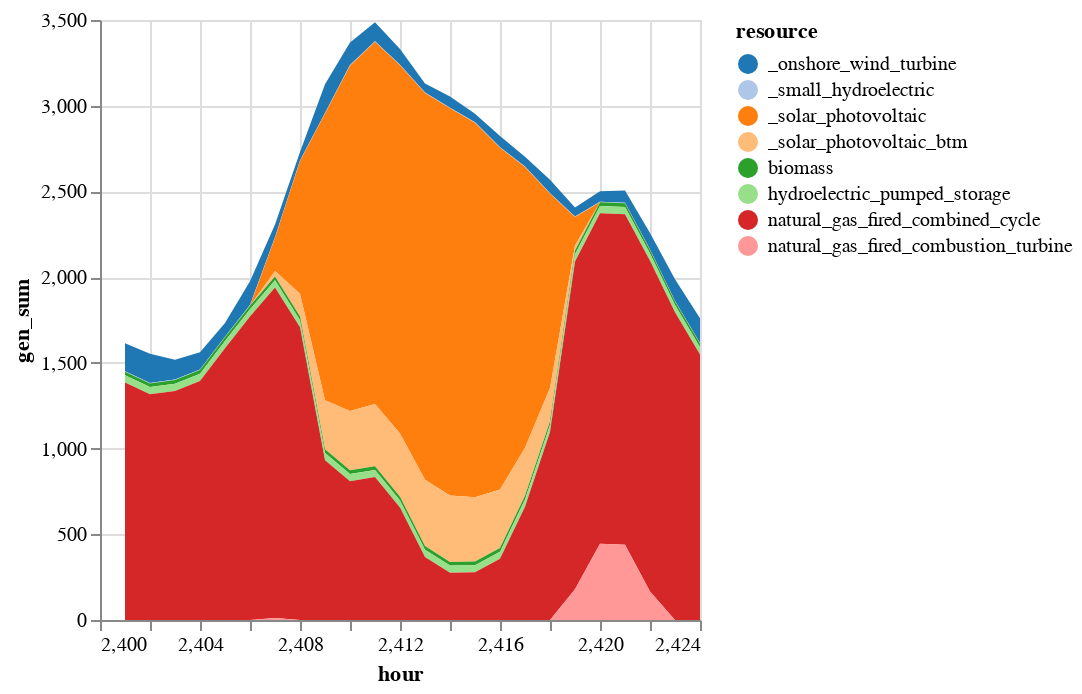

Notebook source saved alongside this figure:
### Markdown cell above
### 5. Run sensitivity on solar capacity

Let's now examine what happens if we increase utility solar capacity from the current 500MW up to 3,500MW.

### Code cell
# Increase solar photovoltaic capacity
gen_df_sens = copy(gen_df)
gen_df_sens[gen_df_sens.resource .== "solar_photovoltaic",
    :existing_cap_mw] = 3500

solution = economic_dispatch_multi_time(gen_df_sens, loads_multi, gen_variable_multi);

sol_gen = innerjoin(solution.solution, 
                    gen_df[!, [:r_id, :resource]], 
                    on = :r_id)

sol_gen = combine(groupby(sol_gen, [:resource, :hour]), 
            :gen => sum)
sol_gen_btm = copy(sol_gen)
sol_gen_btm[sol_gen_btm.resource .== "solar_photovoltaic", :resource] .= "_solar_photovoltaic"
sol_gen_btm[sol_gen_btm.resource .== "onshore_wind_turbine", :resource] .= "_onshore_wind_turbine"
sol_gen_btm[sol_gen_btm.resource .== "small_hydroelectric", :resource] .= "_small_hydroelectric"

btm = DataFrame(resource = repeat(["_solar_photovoltaic_btm"]; outer=length(T_period)), 
    hour = T_period,
    gen_sum = gen_variable_multi[gen_variable_multi.gen_full .== "wec_sdge_solar_photovoltaic_1.0",:cf] * 600)
append!(sol_gen_btm, btm)

# Reorder resources
sort!(sol_gen_btm, [:hour, :resource])

# Plot and save the resulting generation figure
p = sol_gen_btm |>
@vlplot(:area, 
    x=:hour, y={:gen_sum, stack=:zero}, 
    color={"resource:n", scale={scheme="category20"}})
save("sol_gen_btm.png",p)
p

### Figure 1 — Vega-Lite specification as saved in the notebook (floating-point values rounded to 4 significant figures; data arrays with more than 128 entries replaced by an {"elided": "..."} marker saying what was removed)
{"data": {"values": {"elided": "192 records"}}, "encoding": {"color": {"field": "resource", "scale": {"scheme": "category20"}, "type": "nominal"}, "x": {"field": "hour", "type": "quantitative"}, "y": {"field": "gen_sum", "stack": "zero", "type": "quantitative"}}, "mark": "area"}
